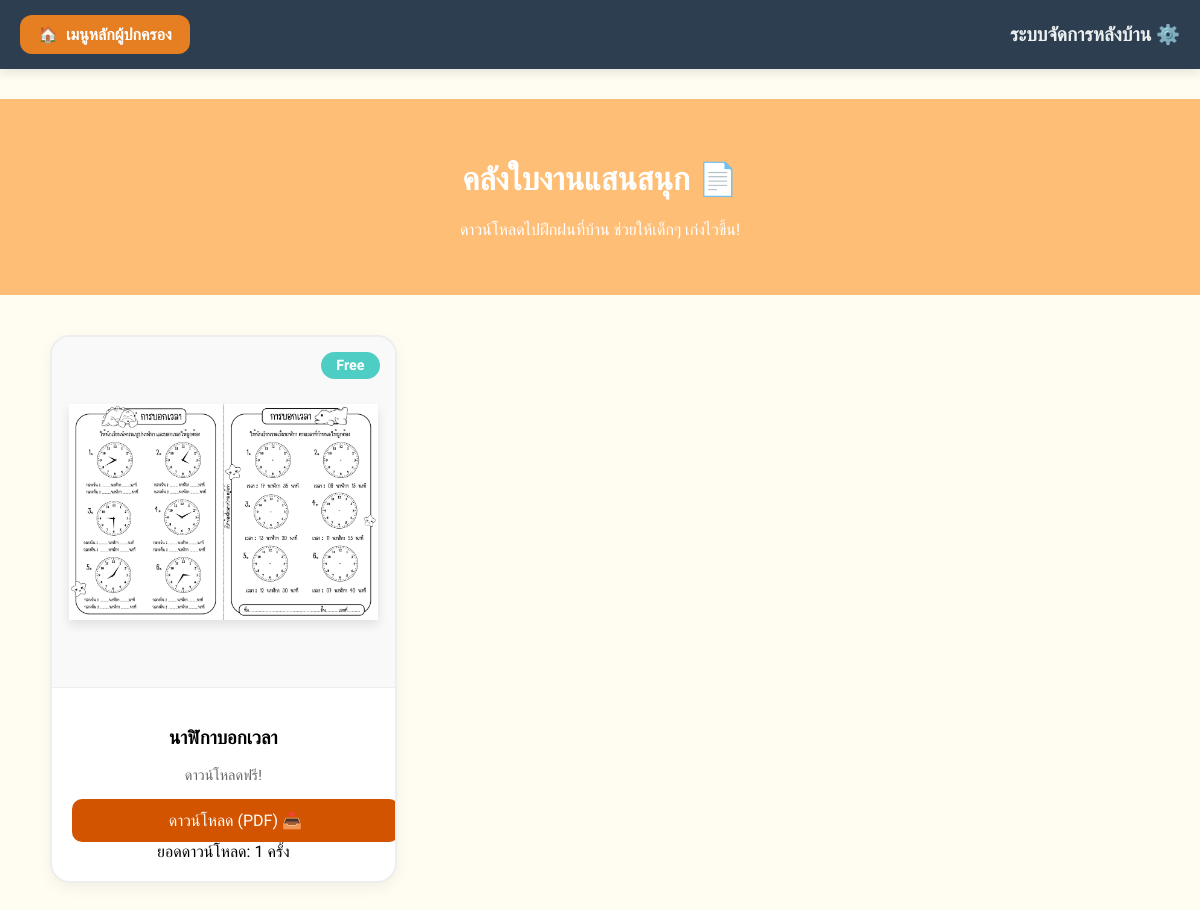
Screenshot of /admin/worksheets.php with the database file from the repository.
### tables this page shows
CREATE TABLE `worksheets` (
  `id` int(11) NOT NULL AUTO_INCREMENT,
  `title` varchar(255) NOT NULL COMMENT 'ชื่อหัวข้อใบงาน',
  `preview_image` varchar(255) NOT NULL COMMENT 'ชื่อไฟล์รูปตัวอย่าง (เก็บใน uploads/previews/)',
  `file_path` varchar(255) NOT NULL COMMENT 'ชื่อไฟล์เอกสาร PDF (เก็บใน uploads/files/)',
  `pdf_file` varchar(255) DEFAULT NULL,
  `download_count` int(11) DEFAULT 0 COMMENT 'จำนวนครั้งที่ถูกดาวน์โหลด',
  `created_at` timestamp NOT NULL DEFAULT current_timestamp() COMMENT 'วันที่อัปโหลด',
  `is_premium` tinyint(1) NOT NULL DEFAULT 0,
  PRIMARY KEY (`id`)
);

### admin/worksheets.php (the view, shortened to what this page needs)
<?php
require_once '../includes/db_connect.php';
$sql = "SELECT * FROM worksheets ORDER BY id DESC";
$result = $conn->query($sql);
?>
<!DOCTYPE html>
<html lang="th">
<head>
</head>
<body>
    <?php include 'admin_header.php'; ?>
    <div class="header">
        <h1>คลังใบงานแสนสนุก 📄</h1>
        <p>ดาวน์โหลดไปฝึกฝนที่บ้าน ช่วยให้เด็กๆ เก่งไวขึ้น!</p>
    </div>
    <div class="grid-container">
        <?php while ($row = $result->fetch_assoc()): ?>
            <div class="ws-card">
                <div class="preview-box" onclick="openPreview('../uploads/previews/<?php echo $row['preview_image']; ?>')">
                    <span class="badge <?php echo $row['is_premium'] ? 'premium' : 'free'; ?>">
                        <?php echo $row['is_premium'] ? '⭐ Premium' : 'Free'; ?>
                    </span>
                    <img src="../uploads/previews/<?php echo $row['preview_image']; ?>" alt="ตัวอย่างใบงาน">
                </div>
                <div class="ws-info">
                    <h3><?php echo $row['title']; ?></h3>
                    <?php if ($row['is_premium']): ?>
                        <p style="color: #666; font-size: 0.9rem;">เฉพาะสมาชิกพิเศษเท่านั้น</p>
                        <a href="subscription.php" class="btn-download" style="background:#6c5ce7;">สมัครสมาชิกเพื่อโหลด</a>
                    <?php else: ?>
                        <p style="color: #666; font-size: 0.9rem;">ดาวน์โหลดฟรี!</p>
                        <a href="../services/download_counter.php?id=<?php echo $row['id']; ?>" class="btn-download">
                            ดาวน์โหลด (PDF) 📥
                        </a>
                        <span class="download-tag">
                            ยอดดาวน์โหลด:
                            <?php echo number_format($row['download_count']); ?> ครั้ง
                        </span>
                    <?php endif; ?>
                </div>
            </div>
        <?php endwhile; ?>
    </div>
</body>
</html>

### admin/worksheets.php (style rules this page uses)
body { font-family: 'Itim', cursive; background: #fffcf2; margin: 0; padding: 0; }
.header { background: #ffbe76; padding: 40px; text-align: center; color: white; }
.grid-container { max-width: 1100px; margin: 40px auto; display: grid; grid-template-columns: repeat(auto-fill, minmax(300px, 1fr)); gap: 30px; padding: 0 20px; }
.ws-card { background: white; border-radius: 20px; overflow: hidden; box-shadow: 0 5px 15px rgba(0, 0, 0, 0.05); border: 2px solid #eee; transition: 0.3s; position: relative; }
.preview-box { width: 100%; height: 350px; background: #f9f9f9; overflow: hidden; border-bottom: 1px solid #eee; display: flex; align-items: center; justify-content: center; cursor: zoom-in; position: relative; }
.preview-box img { width: 90%; height: auto; box-shadow: 0 5px 10px rgba(0, 0, 0, 0.1); }
.badge { position: absolute; top: 15px; right: 15px; padding: 5px 15px; border-radius: 50px; font-size: 0.9rem; font-weight: bold; }
.free { background: #4ecdc4; color: white; }
.ws-info { padding: 20px; text-align: center; }
.btn-download { display: block; width: 100%; padding: 12px; background: #d35400; color: white; text-decoration: none; border-radius: 10px; margin-top: 10px; transition: 0.2s; }

### rows the page displays
worksheets: is_premium "Free", preview_image (picture), title "นาฬิกาบอกเวลา", download_count "1"
